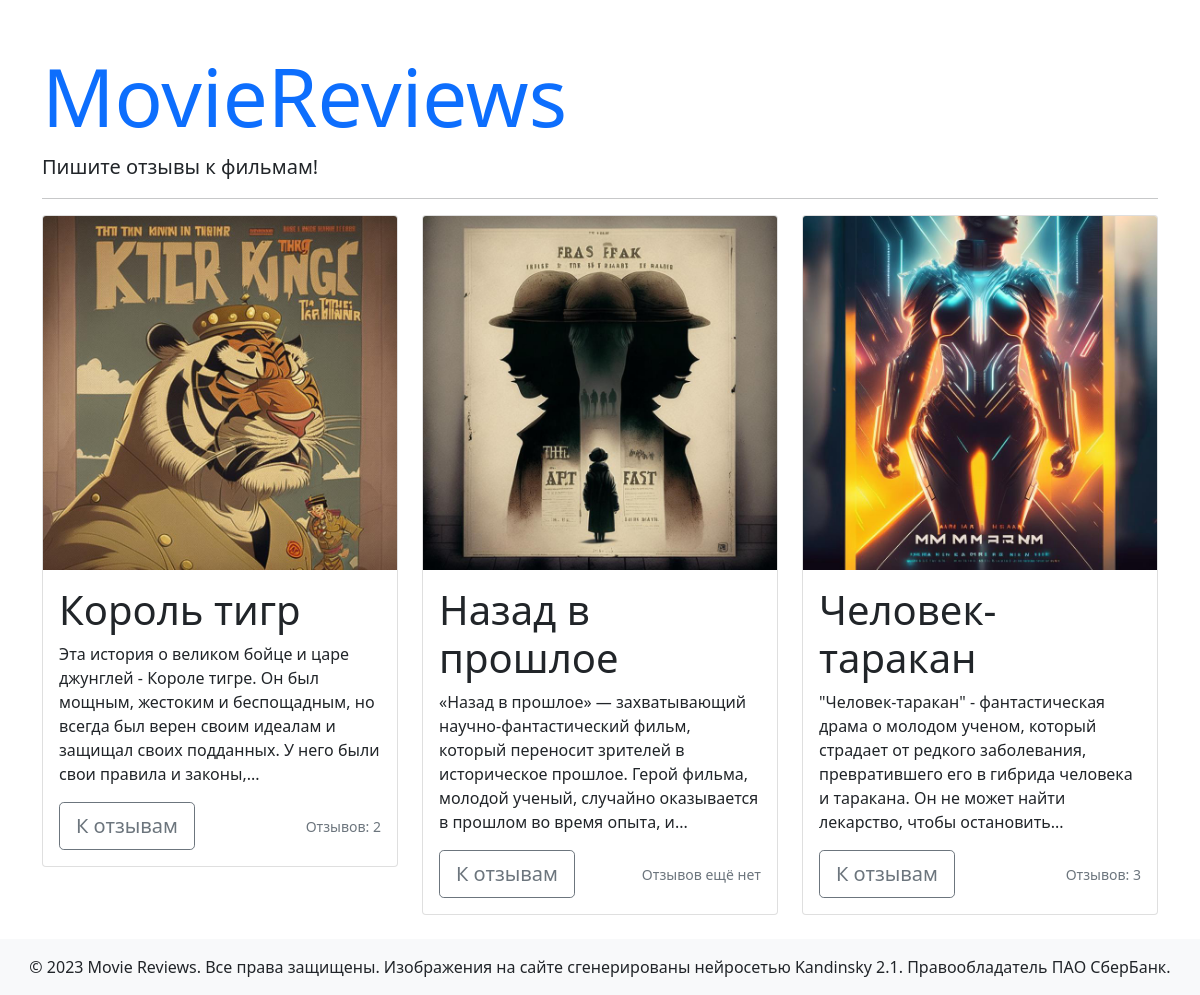
The page / on the database its author committed.
### models.py (models this page shows)
class Films(db.Model):
    id = db.Column(db.Integer, primary_key=True)
    title = db.Column(db.String(63), unique=True, nullable=False)
    text = db.Column(db.Text, nullable=False)
    path = db.Column(db.String(63))
    reviews = db.relationship('Reviews', back_populates='film')

### views.py (the view)
@app.route('/')
def index_page():
    films = Films.query.order_by(Films.id).all()
    return render_template('index.html', films=films)

### templates/index.html (shortened to what this page needs)
{% extends 'base.html' %}
{% block content %}
{% for movie in films %}
<div class="col-md-4">
    <div class="card mb-4">
        <img src="{{ url_for('static', filename='images/' + movie.path) }}" class="card-img-top">
        <div class="card-body">
            <h1 class="card-title display-6">{{ movie.title }}</h1>
            <p class="card-text">{{ movie.text | truncate(200) }}</p>
            <div class="d-flex justify-content-between align-items-center">
                <div class="btn-group">
                    <a href="{{ url_for('movie_page', movie_id=movie.id) }}" class="btn btn-lg btn-outline-secondary">К отзывам</a>
                </div>
                {% if movie.reviews %}
                <small class="text-muted">Отзывов: {{ movie.reviews | length }} </small>
                {% else %}
                <small class="text-muted">Отзывов ещё нет </small>
                {% endif %}
            </div>
        </div>
    </div>
</div>
{% else %}
<p class="lead">Пока тут пусто, но скоро мы это исправим!</p>
{% endfor %}
{% endblock content %}

### templates/base.html (shortened to what this page needs)
<!DOCTYPE html>
<html lang="ru">
<head>
    <link href="https://cdn.jsdelivr.net/npm/bootstrap@5.0.2/dist/css/bootstrap.min.css" rel="stylesheet"
>
</head>
<body>
<div class="container">
    <h1 class="mt-5 display-1"><a href="/" class="text-decoration-none">MovieReviews</a></h1>
    <p class="lead">Пишите отзывы к фильмам!</p>
    <hr>
    <div class="row">
        {% block content %}{% endblock content %}
    </div>
</div>
<footer id="footer" class="bg-light text-center py-3">
    © 2023 Movie Reviews. Все права защищены. Изображения на сайте сгенерированы нейросетью Kandinsky 2.1.
    Правообладатель ПАО СберБанк.
</footer>
</body>
</html>

### rows shown on the page
Films: path (picture), title "Король тигр", text "Эта история о великом бойце и царе джунглей - Короле тигре. Он был мощным, жестоким и беспощадным, но всегда был верен своим идеалам и защищал своих подданных. У него были свои правила и законы,...", reviews|length "2"
Films: path (picture), title "Назад в прошлое", text "«Назад в прошлое» — захватывающий научно-фантастический фильм, который переносит зрителей в историческое прошлое. Герой фильма, молодой ученый, случайно оказывается в прошлом во время опыта, и...", shows "Отзывов ещё нет"
Films: path (picture), title "Человек-таракан", text "\"Человек-таракан\" - фантастическая драма о молодом ученом, который страдает от редкого заболевания, превратившего его в гибрида человека и таракана. Он не может найти лекарство, чтобы остановить...", reviews|length "3"
